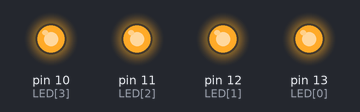
A sketch run on a simulated Arduino Uno, built with avr-gcc and run on an emulated ATmega328P. Shown: output pins drawn as LEDs (lit = HIGH).

Above: at 0.12 s.
At 0.87 s:
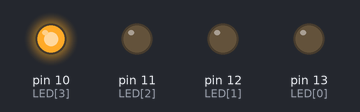
At 1.37 s:
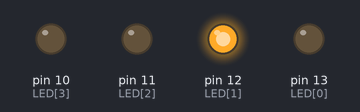
At 1.87 s:
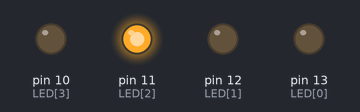
At 3.12 s:
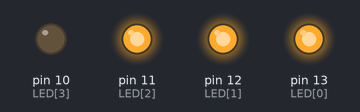
At 4.37 s:
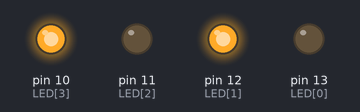
Timing chart, 0 to 4.7 s (numbered marks = the images above):
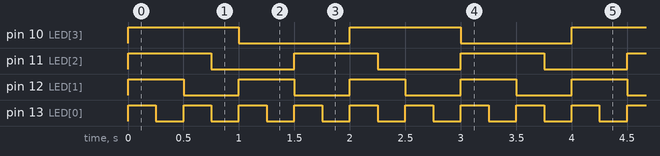

The sketch:

listopad11_1.ino
```cpp
const int LED[] = {13, 12, 11, 10};
const int interval[] = {250, 500, 750, 1000};
unsigned long predMills[] = {0, 0, 0, 0};

void setup() {
  for(byte i = 0; i < 4; i++){
    pinMode(LED[i], OUTPUT);
    digitalWrite(LED[i], HIGH);
  }
}

void loop() {
  unsigned long aktMills = millis();
  for(byte i = 0; i < 4; i++){
    if (aktMills - predMills[i] >= interval[i]) {
      predMills[i] = aktMills;
      digitalWrite(LED[i], !digitalRead(LED[i]));
    }
  }
}
```

Measured:
- by itself, pin 10 (LED[3]): alternates HIGH for 1.0 s and LOW for 1.0 s
- by itself, pin 11 (LED[2]): alternates HIGH for 0.75 s and LOW for 0.75 s
- by itself, pin 12 (LED[1]): alternates HIGH for 0.50 s and LOW for 0.50 s
- by itself, pin 13 (LED[0]): alternates HIGH for 0.25 s and LOW for 0.25 s
